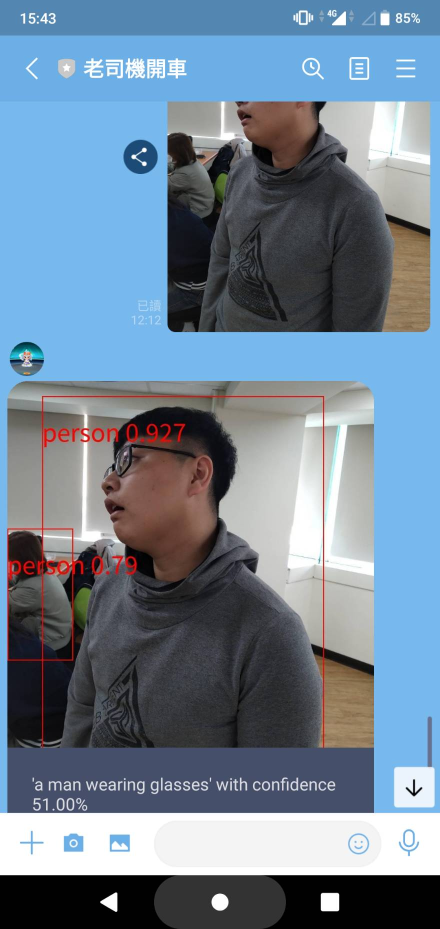
#> input picture 314000.jpg, 880 x 1858 px (shown at 1/2 size)
$ python sift_feature_matching.py --train-image ../314000.jpg --query-image ../314001.jpg
#> lines starting #> are read from the running program, lines starting #| are printed output that depends on the picture
"""
SIFT for feature maching
"""
import argparse
import cv2
import numpy as np
import imageio

# pylint: disable=maybe-no-member

np.random.seed(23)


def resize_and_gray_image(image_path):
    """
    Resize images
    Convert images into gray scale
    """
#> called with image_path = '../314000.jpg'
    try:
        img = imageio.imread(image_path)
#> img is the input picture: shape (1858, 880, 3); mean R, G, B 112.1, 130.8, 149
        img = cv2.cvtColor(img, cv2.COLOR_RGB2BGR)
    except FileNotFoundError:
        img = cv2.imread(image_path)
    img = cv2.resize(img, None, fx=0.2, fy=0.2)
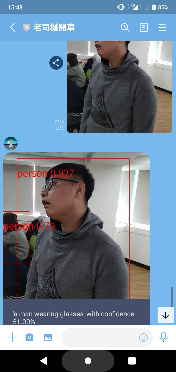
#> img: shape (372, 176, 3); mean B, G, R 148.5, 130.5, 111.7
    img_gray = cv2.cvtColor(img, cv2.COLOR_BGR2GRAY)
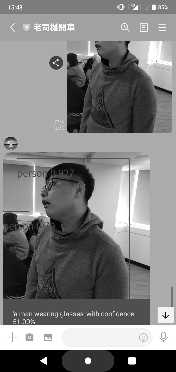
#> img_gray: shape (372, 176); min 0, max 255, mean 127
    return img, img_gray


def sift_match_feature(train_image, query_image):
    """
    Match features of images with SIFT
    """
    img1, img1_gray = resize_and_gray_image(train_image)
    img2, img2_gray = resize_and_gray_image(query_image)
#> call 2 of resize_and_gray_image, with image_path = '../314001.jpg'
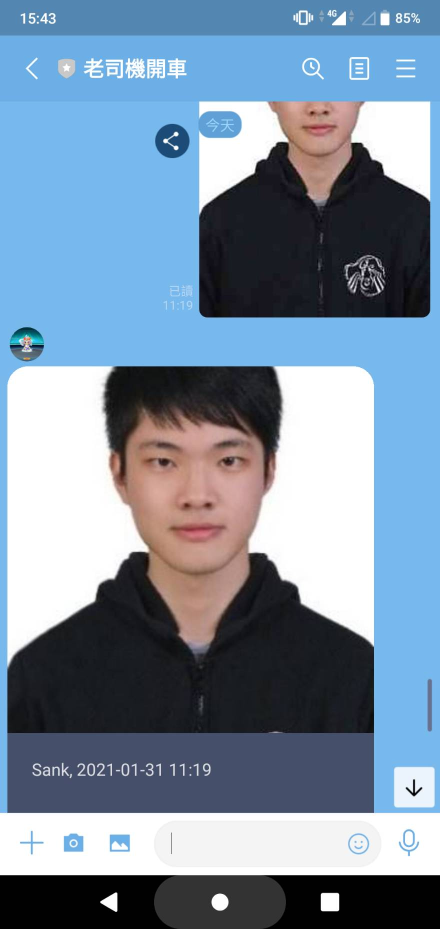
#> input picture 314001.jpg, 880 x 1858 px (shown at 1/2 size)
#> in resize_and_gray_image, img is the input picture: shape (1858, 880, 3); mean R, G, B 122.5, 142.3, 162.5
#> in resize_and_gray_image (call 2), `img = cv2.resize(img, None, fx=0.2, fy=0.2)`:
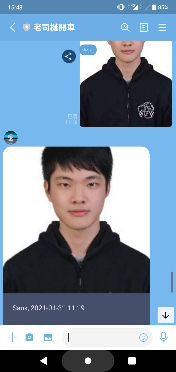
#> img: shape (372, 176, 3); mean B, G, R 162.4, 142.2, 122.4
#> in resize_and_gray_image (call 2), `img_gray = cv2.cvtColor(img, cv2.COLOR_BGR2GRAY)`:
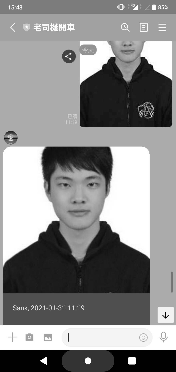
#> img_gray: shape (372, 176); min 0, max 255, mean 138.6

    sift = cv2.xfeatures2d.SIFT_create()

    kp1, des1 = sift.detectAndCompute(img1_gray, None)
#> kp1 = 279 keypoints; strongest (x, y, size): (132, 361, 5.4), (44, 361, 4), (88, 361, 4.2), (154, 7, 3.2)
    kp2, des2 = sift.detectAndCompute(img2_gray, None)
#> kp2 = 188 keypoints; strongest (x, y, size): (132, 361, 5.4), (44, 361, 4), (88, 361, 4.2), (100, 161, 19.2)

    bf_matcher = cv2.BFMatcher()
    matches = bf_matcher.knnMatch(des1, des2, k=2)
#> matches = 279 matches

    good_matches = []
    for m_1, m_2 in matches:
        if m_1.distance < 0.75 * m_2.distance:
            good_matches.append(m_1)
#> after the loop, good_matches = 66 matches
    img3 = cv2.drawMatches(img1, kp1, img2, kp2, good_matches, img1, flags=2)
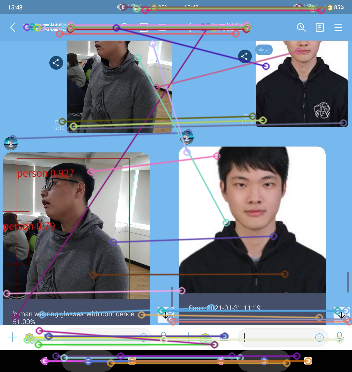
#> img3: shape (372, 352, 3); mean B, G, R 153.6, 134.9, 119.8

    cv2.imshow("feature matching", img3)
    cv2.waitKey()


def parse_args():
    """
    Parse arguments
    """
    parser = argparse.ArgumentParser()
    parser.add_argument(
        "-t",
        "--train-image",
        help="image path or url",
        type=str,
        default="https://i.imgur.com/8Imc4ax.jpg",
    )

    parser.add_argument(
        "-q",
        "--query-image",
        help="image path or url",
        type=str,
        default="https://i.imgur.com/6H0itcx.jpg",
    )

    args = parser.parse_args()
    return args


def main():
    """
    SIFT for feature maching
    """
    args = parse_args()
    sift_match_feature(args.train_image, args.query_image)


if __name__ == "__main__":
    main()
